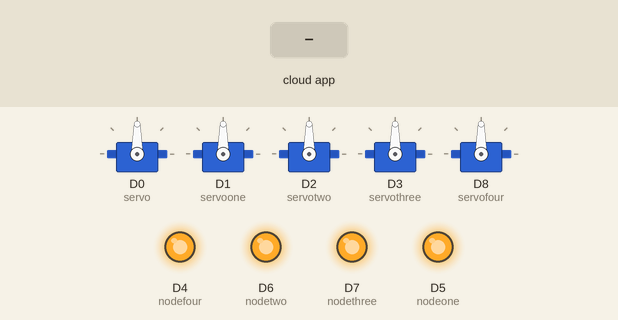
This sketch was run on a simulated ESP8266 (NodeMCU). On the bench: 5 × servo, output pins drawn as LEDs (lit = HIGH). The test bench sets the inputs (shaded band). WiFi joins after 1.5 s; servers stay silent unless stated; what the sketch prints to the serial monitor is not drawn.

Above: at 2.7 s.
2.8 s: the phone or cloud app sets nodeone to 1
At 3.6 s:
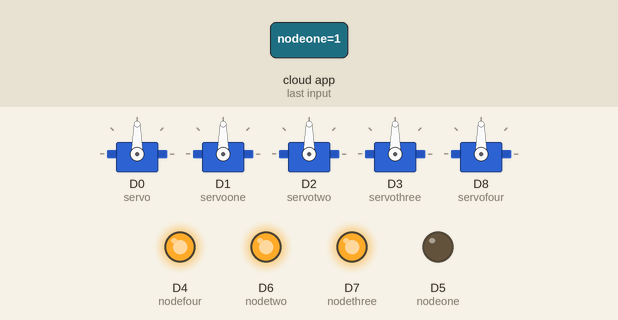
4.3 s: the phone or cloud app sets nodetwo to 1
At 4.8 s:
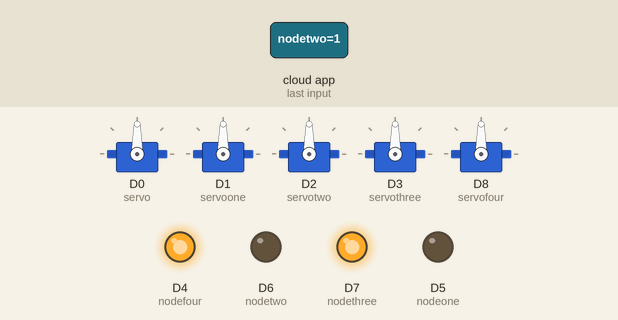
5.8 s: the phone or cloud app sets nodethree to 1
At 7.0 s:
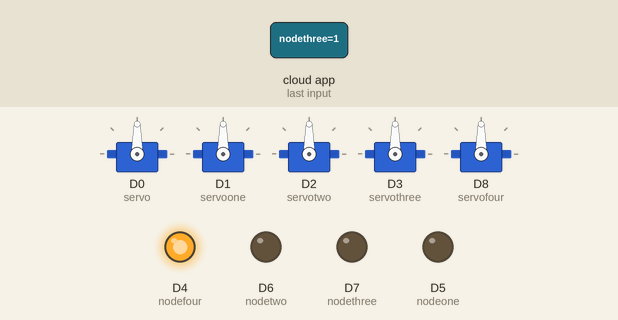
7.3 s: the phone or cloud app sets nodefour to 1
At 8.2 s:
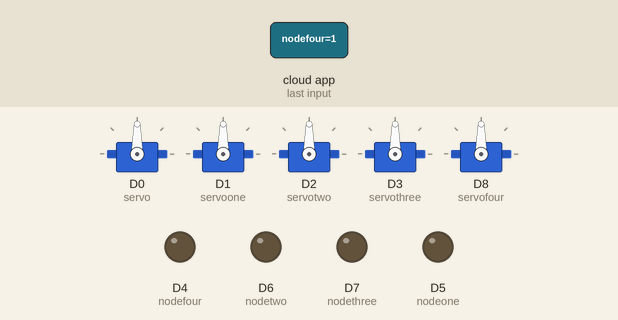
8.8 s: the phone or cloud app sets servo to 0
At 9.3 s:
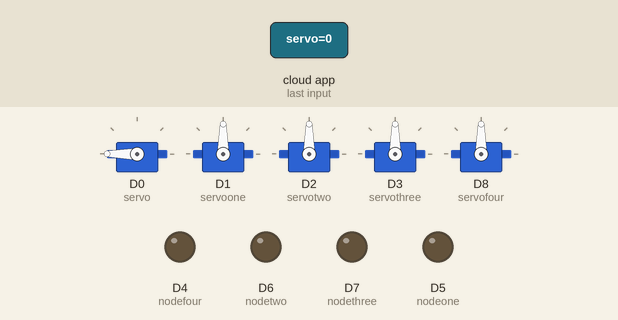
10.3 s: the phone or cloud app sets servoone to 0
At 11.7 s:
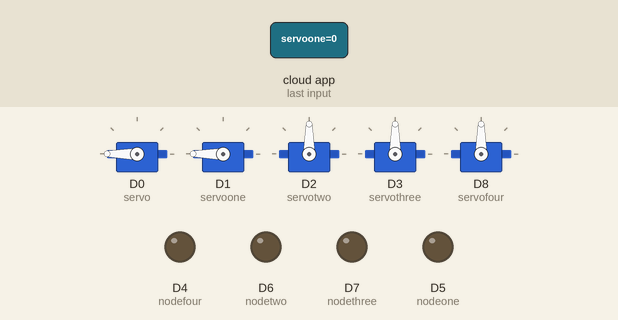
Timing chart, 0 to 12.8 s (numbered marks = the images above; inputs shaded):
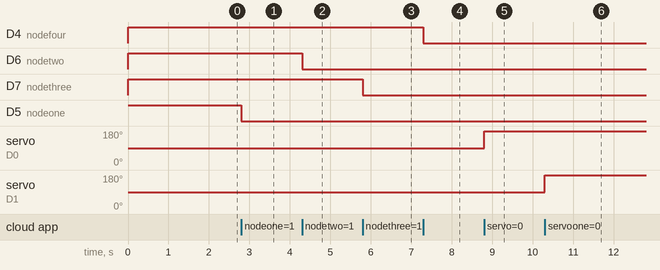

Measured:
- after the input at 2.8 s, D5 (nodeone): HIGH → LOW at once
- after the input at 4.3 s, D6 (nodetwo): HIGH → LOW at once
- after the input at 5.8 s, D7 (nodethree): HIGH → LOW at once
- after the input at 7.3 s, D4 (nodefour): HIGH → LOW at once
- after the input at 8.8 s, servo on D0 (servo): 90° → 180° at once
- after the input at 10.3 s, servo on D1 (servoone): 90° → 180° at once

The sketch:

IoT-with-AI-robotic-ARM.ino
```cpp
#include <Arduino.h>
#include <ESP8266WiFi.h>
#include "fauxmoESP.h"
#include <Servo.h>

Servo servo;
Servo servoone;
Servo servotwo;
Servo servothree;
Servo servofour;

#define nodeone D5
#define nodetwo D6
#define nodethree D7
#define nodefour D4

#define WIFI_SSID "speechbee"//change your Wifi name
#define WIFI_PASS "speechbee"//Change your Wifi Password
#define SERIAL_BAUDRATE                 115200

fauxmoESP fauxmo;
// -----------------------------------------------------------------------------
// Wifi Setup
// -----------------------------------------------------------------------------

void wifiSetup() {

  // Set WIFI module to STA mode
  WiFi.mode(WIFI_STA);

  // Connect
  Serial.printf("[WIFI] Connecting to %s ", WIFI_SSID);
  WiFi.begin(WIFI_SSID, WIFI_PASS);

  // Wait
  while (WiFi.status() != WL_CONNECTED) {
    Serial.print(".");
    delay(100);
  }
  Serial.println();

  // Connected!
  Serial.printf("[WIFI] STATION Mode, SSID: %s, IP address: %s\n", WiFi.SSID().c_str(), WiFi.localIP().toString().c_str());
}
// -----------------------------------------------------------------------------
// Device Callback
// -----------------------------------------------------------------------------
void callback(uint8_t device_id, const char * device_name, bool state) {
  Serial.print("Device "); Serial.print(device_name);
  Serial.print(" state: ");
  if (state) {
    Serial.println("ON");
  } else {
    Serial.println("OFF");
  }
  //Switching action on detection of device name

  //nodesixing action on detection of device name
  if ( (strcmp(device_name, "nodeone") == 0) )
  {
    // adjust the nodefive immediately!
    if (state)
    {
      digitalWrite(nodeone, LOW);
    }

    else
    {
      digitalWrite(nodeone, HIGH);
    }
  }

  //nodesixing action on detection of device name
  if ( (strcmp(device_name, "nodetwo") == 0) )
  {
    // adjust the nodefive immediately!
    if (state)
    {
      digitalWrite(nodetwo, LOW);
    }

    else
    {
      digitalWrite(nodetwo, HIGH);
    }
  }

  //nodesixing action on detection of device name
  if ( (strcmp(device_name, "nodethree") == 0) )
  {
    // adjust the nodefive immediately!
    if (state)
    {
      digitalWrite(nodethree, LOW);
    }

    else
    {
      digitalWrite(nodethree, HIGH);
    }
  }

  //nodesixing action on detection of device name
  if ( (strcmp(device_name, "nodefour") == 0) )
  {
    // adjust the nodefive immediately!
    if (state)
    {
      digitalWrite(nodefour, LOW);
    }

    else
    {
      digitalWrite(nodefour, HIGH);
    }
  }


  if ( (strcmp(device_name, "servo") == 0) ) {
    // adjust the relay immediately!
    if (state) {
      servo.write (0);
    } else {
      servo.write (180);
    }
  }


  if ( (strcmp(device_name, "servoone") == 0) ) {
    // adjust the relay immediately!
    if (state) {
      servoone.write (0);
    } else {
      servoone.write (180);
    }
  }


  if ( (strcmp(device_name, "servotwo") == 0) ) {
    // adjust the relay immediately!
    if (state) {
      servotwo.write (0);
    } else {
      servotwo.write (180);
    }
  }


  if ( (strcmp(device_name, "servothree") == 0) ) {
    // adjust the relay immediately!
    if (state) {
      servothree.write (0);
    } else {
      servothree.write (180);
    }
  }


  if ( (strcmp(device_name, "servofour") == 0) ) {
    // adjust the relay immediately!
    if (state) {
      servofour.write (0);
    } else {
      servofour.write (180);
    }
  }


}

void setup() {
  //Initialize pins to Low on device start

  pinMode(nodeone, OUTPUT);
  digitalWrite(nodeone, HIGH);

  pinMode(nodetwo, OUTPUT);
  digitalWrite(nodetwo, HIGH);

  pinMode(nodethree, OUTPUT);
  digitalWrite(nodethree, HIGH);

  pinMode(nodefour, OUTPUT);
  digitalWrite(nodefour, HIGH);


  servo.attach(16);
  servoone.attach(5);
  servotwo.attach(4);
  servothree.attach(0);
  servofour.attach(15);

  // Init serial port and clean garbage
  Serial.begin(SERIAL_BAUDRATE);
  Serial.println("FauxMo demo sketch");
  Serial.println("After connection, ask Alexa/Echo to 'turn <devicename> on' or 'off'");

  // Wifi
  wifiSetup();

  // Device Names for Simulated Wemo switches
  fauxmo.addDevice("nodeone");
  fauxmo.addDevice("nodetwo");
  fauxmo.addDevice("nodethree");
  fauxmo.addDevice("nodefour");

  fauxmo.addDevice("servo");
  fauxmo.addDevice("servoone");
  fauxmo.addDevice("servotwo");
  fauxmo.addDevice("servothree");
  fauxmo.addDevice("servofour");
  fauxmo.onMessage(callback);
}

void loop() {
  fauxmo.handle();
}
```
